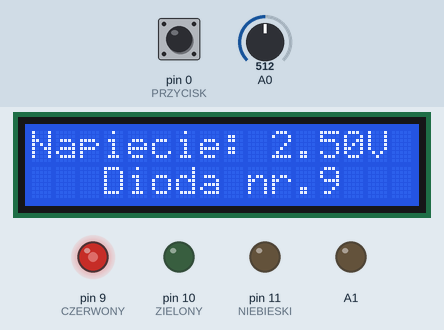
Recording of a sketch running on a simulated Arduino Uno, built with avr-gcc and run on an emulated ATmega328P. Shown: 16×2 character LCD, output pins drawn as LEDs (lit = HIGH). The test bench sets the inputs (shaded band); at power-on: pin 0 (PRZYCISK) HIGH, A0 = 512.

Above: at 1.2 s.
1.3 s: pin 0 (PRZYCISK) pulled LOW for 3.2 s
At 5.3 s:
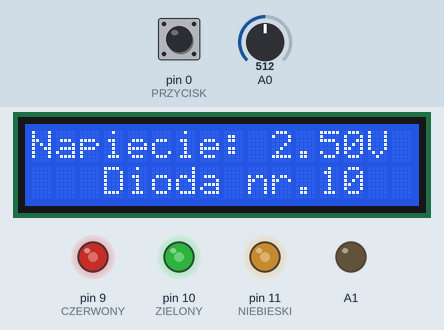
6.0 s: A0 set to 716
At 7.1 s:
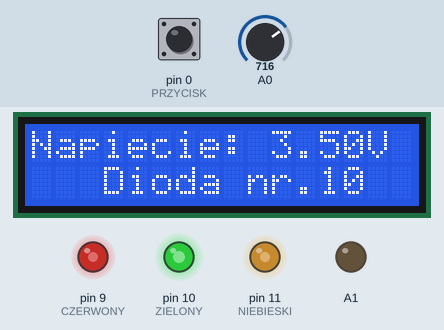
7.5 s: pin 0 (PRZYCISK) pulled LOW for 0.15 s
At 8.3 s:
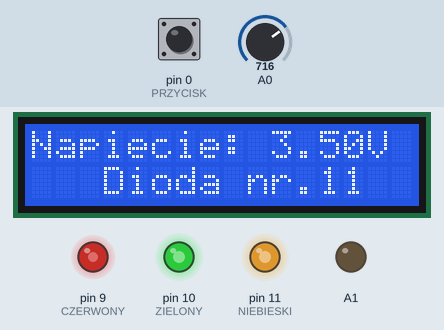
9.5 s: A0 set to 900
At 10.7 s:
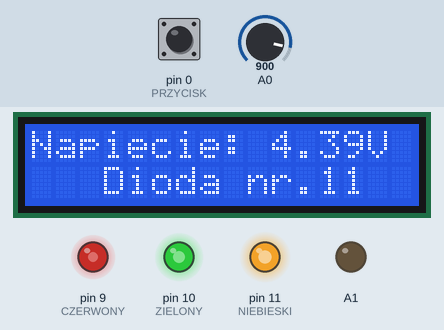
11.0 s: pin 0 (PRZYCISK) pulled LOW for 1 s
At 13.1 s:
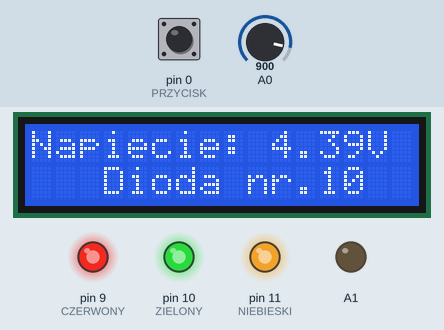
13.5 s: A0 set to 306
At 13.9 s:
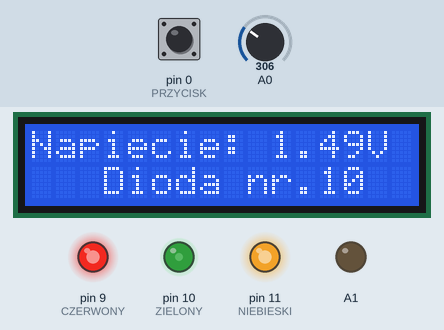
Timing chart, 0 to 16.0 s (numbered marks = the images above; inputs shaded):
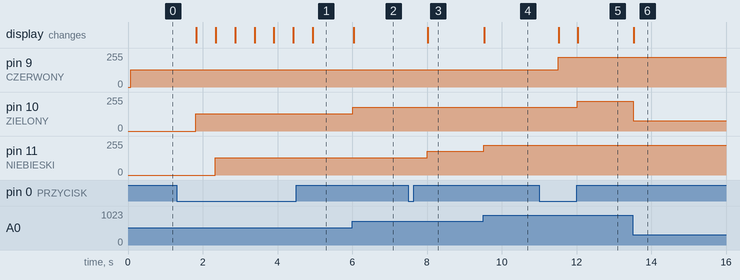

Measured:
- after the input at 1.3 s, pin 10 (ZIELONY): 0/255 → 128/255 after 0.52 s; pin 11 (NIEBIESKI): 0/255 → 128/255 after 1.0 s; the display: changes after 0.53 s (image 1)
- after the input at 6.0 s, pin 10 (ZIELONY): 128/255 → 179/255 at once; the display: changes at once (image 2)
- after the input at 7.5 s, pin 11 (NIEBIESKI): 128/255 → 179/255 after 0.51 s; the display: changes after 0.52 s (image 3)
- after the input at 9.5 s, pin 11 (NIEBIESKI): 179/255 → 225/255 at once; the display: changes at once (image 4)
- after the input at 11.0 s, pin 9 (CZERWONY): 128/255 → 225/255 after 0.51 s; pin 10 (ZIELONY): 179/255 → 225/255 after 1.0 s; the display: first changes after 0.52 s (image 5 shows a later state)
- after the input at 13.5 s, pin 10 (ZIELONY): 225/255 → 76/255 at once; the display: changes at once (image 6)

The sketch:

RGB.ino
```cpp
#include <LiquidCrystal_I2C.h>
LiquidCrystal_I2C lcd(0x20,16,2);

int dioda = 9;

void setup() {
  pinMode(9, OUTPUT); // CZERWONY
  pinMode(10, OUTPUT); // ZIELONY
  pinMode(11, OUTPUT); // NIEBIESKI

  pinMode(0,INPUT_PULLUP); // PRZYCISK

  lcd.init();
  lcd.backlight();
  lcd.print("Napiecie: ");
  pinMode(A1, OUTPUT);
  pinMode(A0, INPUT);
}

void loop() {
  lcd.setCursor(10, 0);
  float odczyt = analogRead(A0);
  analogWrite(kolor(), analogRead(A0)/4);
  lcd.print(odczyt/1024.00*5);
  lcd.print('V');
  lcd.setCursor(3, 1);
  lcd.print("Dioda nr.");
  lcd.print(dioda);
  lcd.print(" ");
}

int kolor()
{
  if(digitalRead(0) == HIGH)
  {
    return dioda;
  }
  if(digitalRead(0) == LOW)
  {
    delay(500);
    switch (dioda)
    {
     case 11:
       dioda = 9;
       return 9;
       delay(500);
       break;

     case 10:
      dioda = 11;
      return 11;
      delay(500);
      break;

      case 9:
       dioda = 10;
       return 10;
       delay(500);
       break;

     default:
       break;
    }
  }
}
```
